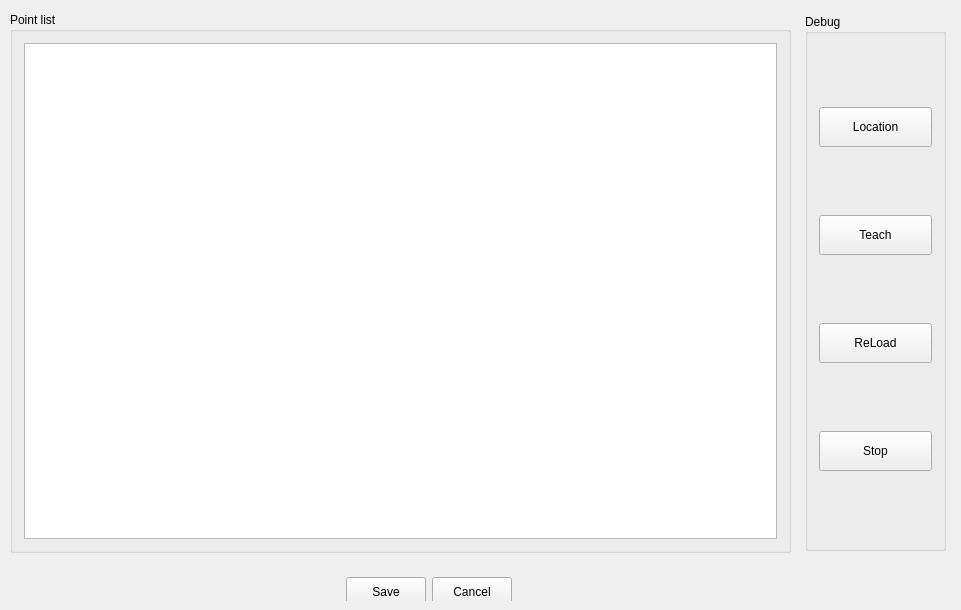
<?xml version="1.0" encoding="UTF-8"?>
<ui version="4.0">
 <class>PointsWidget</class>
 <widget class="QWidget" name="PointsWidget">
  <property name="geometry">
   <rect>
    <x>0</x>
    <y>0</y>
    <width>961</width>
    <height>610</height>
   </rect>
  </property>
  <property name="windowTitle">
   <string>PointsWidget</string>
  </property>
  <widget class="QGroupBox" name="groupBox_pointList">
   <property name="geometry">
    <rect>
     <x>10</x>
     <y>12</y>
     <width>781</width>
     <height>541</height>
    </rect>
   </property>
   <property name="title">
    <string>Point list</string>
   </property>
   <layout class="QHBoxLayout" name="horizontalLayout">
    <item>
     <widget class="QTableView" name="tableView"/>
    </item>
   </layout>
  </widget>
  <widget class="QWidget" name="layoutWidget">
   <property name="geometry">
    <rect>
     <x>4</x>
     <y>566</y>
     <width>849</width>
     <height>35</height>
    </rect>
   </property>
   <layout class="QHBoxLayout" name="horizontalLayout_2">
    <item>
     <spacer name="horizontalSpacer">
      <property name="orientation">
       <enum>Qt::Horizontal</enum>
      </property>
      <property name="sizeHint" stdset="0">
       <size>
        <width>40</width>
        <height>20</height>
       </size>
      </property>
     </spacer>
    </item>
    <item>
     <widget class="QPushButton" name="pushButton_save">
      <property name="minimumSize">
       <size>
        <width>80</width>
        <height>30</height>
       </size>
      </property>
      <property name="text">
       <string>Save</string>
      </property>
     </widget>
    </item>
    <item>
     <widget class="QPushButton" name="pushButton_cancel">
      <property name="minimumSize">
       <size>
        <width>80</width>
        <height>30</height>
       </size>
      </property>
      <property name="text">
       <string>Cancel</string>
      </property>
     </widget>
    </item>
    <item>
     <spacer name="horizontalSpacer_2">
      <property name="orientation">
       <enum>Qt::Horizontal</enum>
      </property>
      <property name="sizeHint" stdset="0">
       <size>
        <width>40</width>
        <height>20</height>
       </size>
      </property>
     </spacer>
    </item>
   </layout>
  </widget>
  <widget class="QGroupBox" name="groupBox_pointOpt">
   <property name="geometry">
    <rect>
     <x>805</x>
     <y>14</y>
     <width>141</width>
     <height>537</height>
    </rect>
   </property>
   <property name="title">
    <string>Debug</string>
   </property>
   <layout class="QVBoxLayout" name="verticalLayout">
    <item>
     <widget class="QPushButton" name="pushButton_goto">
      <property name="minimumSize">
       <size>
        <width>0</width>
        <height>40</height>
       </size>
      </property>
      <property name="text">
       <string>Location</string>
      </property>
     </widget>
    </item>
    <item>
     <widget class="QPushButton" name="pushButton_getpos">
      <property name="minimumSize">
       <size>
        <width>0</width>
        <height>40</height>
       </size>
      </property>
      <property name="text">
       <string>Teach</string>
      </property>
     </widget>
    </item>
    <item>
     <widget class="QPushButton" name="pushButton_reload">
      <property name="minimumSize">
       <size>
        <width>0</width>
        <height>40</height>
       </size>
      </property>
      <property name="text">
       <string>ReLoad</string>
      </property>
     </widget>
    </item>
    <item>
     <widget class="QPushButton" name="pushButton_stop">
      <property name="minimumSize">
       <size>
        <width>0</width>
        <height>40</height>
       </size>
      </property>
      <property name="text">
       <string>Stop</string>
      </property>
     </widget>
    </item>
   </layout>
  </widget>
 </widget>
 <layoutdefault spacing="6" margin="11"/>
 <resources/>
 <connections>
  <connection>
   <sender>pushButton_goto</sender>
   <signal>clicked()</signal>
   <receiver>PointsWidget</receiver>
   <slot>onGoto()</slot>
   <hints>
    <hint type="sourcelabel">
     <x>863</x>
     <y>126</y>
    </hint>
    <hint type="destinationlabel">
     <x>606</x>
     <y>124</y>
    </hint>
   </hints>
  </connection>
  <connection>
   <sender>pushButton_getpos</sender>
   <signal>clicked()</signal>
   <receiver>PointsWidget</receiver>
   <slot>onGetPos()</slot>
   <hints>
    <hint type="sourcelabel">
     <x>863</x>
     <y>245</y>
    </hint>
    <hint type="destinationlabel">
     <x>608</x>
     <y>234</y>
    </hint>
   </hints>
  </connection>
  <connection>
   <sender>pushButton_reload</sender>
   <signal>clicked()</signal>
   <receiver>PointsWidget</receiver>
   <slot>onReLoad()</slot>
   <hints>
    <hint type="sourcelabel">
     <x>880</x>
     <y>340</y>
    </hint>
    <hint type="destinationlabel">
     <x>603</x>
     <y>345</y>
    </hint>
   </hints>
  </connection>
  <connection>
   <sender>pushButton_save</sender>
   <signal>clicked()</signal>
   <receiver>PointsWidget</receiver>
   <slot>onSave()</slot>
   <hints>
    <hint type="sourcelabel">
     <x>382</x>
     <y>581</y>
    </hint>
    <hint type="destinationlabel">
     <x>187</x>
     <y>577</y>
    </hint>
   </hints>
  </connection>
  <connection>
   <sender>pushButton_cancel</sender>
   <signal>clicked()</signal>
   <receiver>PointsWidget</receiver>
   <slot>onCancel()</slot>
   <hints>
    <hint type="sourcelabel">
     <x>469</x>
     <y>580</y>
    </hint>
    <hint type="destinationlabel">
     <x>642</x>
     <y>590</y>
    </hint>
   </hints>
  </connection>
 </connections>
 <slots>
  <slot>onSave()</slot>
  <slot>onCancel()</slot>
  <slot>onGoto()</slot>
  <slot>onGetPos()</slot>
  <slot>onReLoad()</slot>
 </slots>
</ui>
